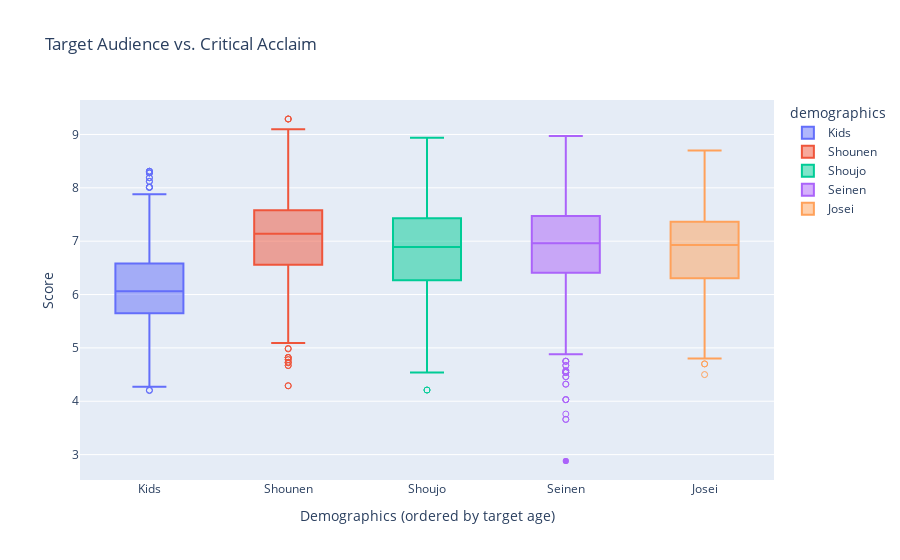

Notebook code for this chart:
### Markdown cell above
### Anime has 4 main target demographics: Shounen (Boys), Shojo (Girls), Seinen (Adult Men), Josei (Adult Women). 
Which one of these target audience scores higher than the others?

### Code cell
# Drop missing demographics
anime_genres = anime_genres[anime_genres["demographics"].notna()]
#We use anime_genres dataframe which has exploded demographics 

# --- BOX PLOT (Target Audience vs. Critical Acclaim) ---
fig = px.box(
    anime_genres,
    x="demographics",
    y="score",
    color="demographics",
    title="Target Audience vs. Critical Acclaim",
    points="suspectedoutliers",
    category_orders={"demographics": ["Kids", "Shounen", "Shoujo", "Seinen", "Josei"]}
    )

fig.update_xaxes(title_text="Demographics (ordered by target age)")
fig.update_yaxes(title_text="Score")

fig.show()

### Figure 1 — Plotly figure (JSON) as saved in the notebook; plotly's stock layout.template omitted (floating-point values rounded to 4 significant figures; data arrays with more than 128 entries replaced by an {"elided": "..."} marker saying what was removed)
{"data": [{"alignmentgroup": "True", "boxpoints": "suspectedoutliers", "hovertemplate": "demographics=%{x}<br>score=%{y}<extra></extra>", "legendgroup": "Kids", "marker": {"color": "#636efa"}, "name": "Kids", "notched": false, "offsetgroup": "Kids", "orientation": "v", "showlegend": true, "type": "box", "x": {"elided": "8478 str values"}, "x0": " ", "xaxis": "x", "y": {"elided": "8478 float values"}, "y0": " ", "yaxis": "y"}, {"alignmentgroup": "True", "boxpoints": "suspectedoutliers", "hovertemplate": "demographics=%{x}<br>score=%{y}<extra></extra>", "legendgroup": "Shounen", "marker": {"color": "#EF553B"}, "name": "Shounen", "notched": false, "offsetgroup": "Shounen", "orientation": "v", "showlegend": true, "type": "box", "x": {"elided": "5034 str values"}, "x0": " ", "xaxis": "x", "y": {"elided": "5034 float values"}, "y0": " ", "yaxis": "y"}, {"alignmentgroup": "True", "boxpoints": "suspectedoutliers", "hovertemplate": "demographics=%{x}<br>score=%{y}<extra></extra>", "legendgroup": "Shoujo", "marker": {"color": "#00cc96"}, "name": "Shoujo", "notched": false, "offsetgroup": "Shoujo", "orientation": "v", "showlegend": true, "type": "box", "x": {"elided": "1099 str values"}, "x0": " ", "xaxis": "x", "y": {"elided": "1099 float values"}, "y0": " ", "yaxis": "y"}, {"alignmentgroup": "True", "boxpoints": "suspectedoutliers", "hovertemplate": "demographics=%{x}<br>score=%{y}<extra></extra>", "legendgroup": "Seinen", "marker": {"color": "#ab63fa"}, "name": "Seinen", "notched": false, "offsetgroup": "Seinen", "orientation": "v", "showlegend": true, "type": "box", "x": {"elided": "2505 str values"}, "x0": " ", "xaxis": "x", "y": {"elided": "2505 float values"}, "y0": " ", "yaxis": "y"}, {"alignmentgroup": "True", "boxpoints": "suspectedoutliers", "hovertemplate": "demographics=%{x}<br>score=%{y}<extra></extra>", "legendgroup": "Josei", "marker": {"color": "#FFA15A"}, "name": "Josei", "notched": false, "offsetgroup": "Josei", "orientation": "v", "showlegend": true, "type": "box", "x": {"elided": "311 str values"}, "x0": " ", "xaxis": "x", "y": {"elided": "311 float values"}, "y0": " ", "yaxis": "y"}], "layout": {"boxmode": "overlay", "legend": {"title": {"text": "demographics"}, "tracegroupgap": 0}, "title": {"text": "Target Audience vs. Critical Acclaim"}, "xaxis": {"anchor": "y", "categoryarray": ["Kids", "Shounen", "Shoujo", "Seinen", "Josei"], "categoryorder": "array", "domain": [0, 1], "title": {"text": "Demographics (ordered by target age)"}}, "yaxis": {"anchor": "x", "domain": [0, 1], "title": {"text": "Score"}}}}
